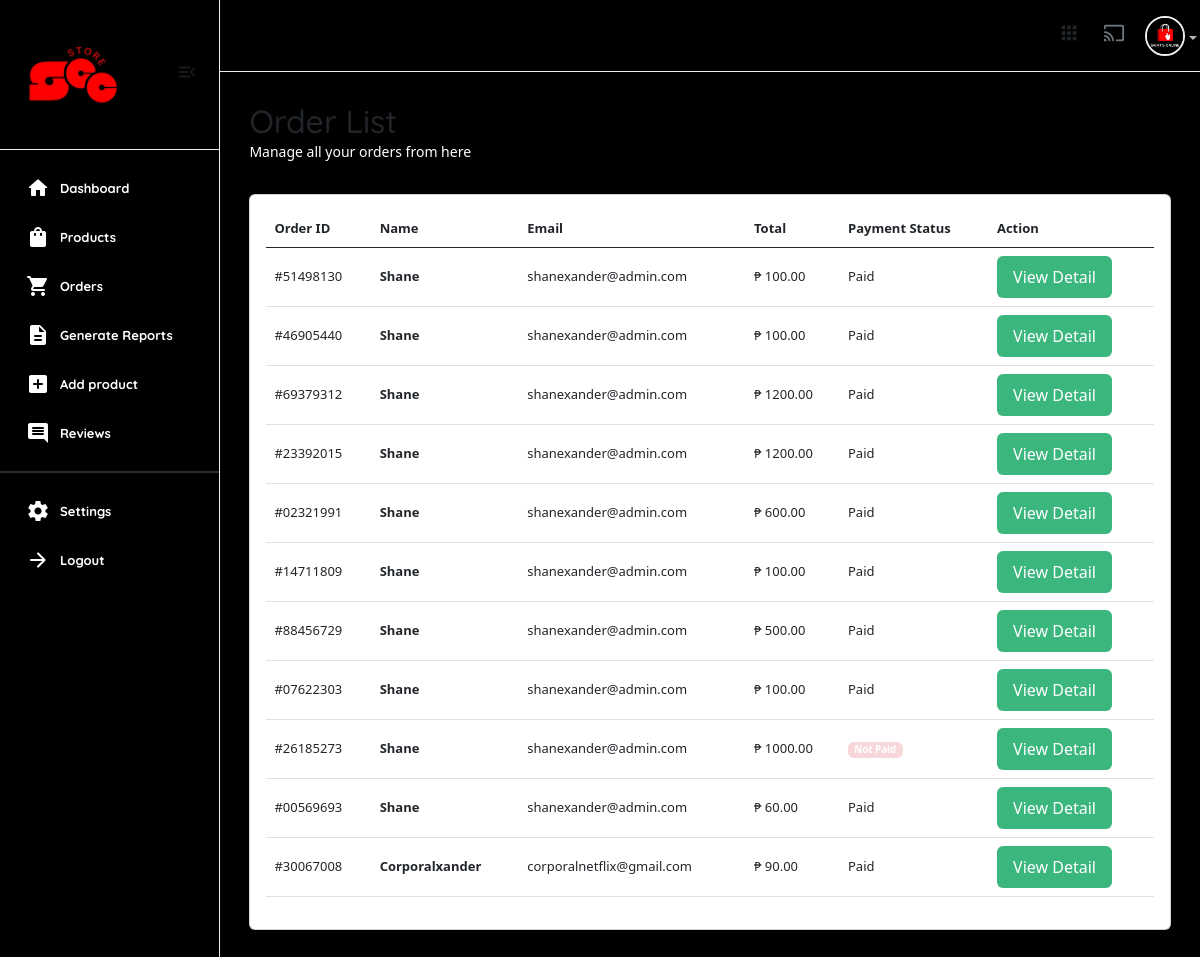
Page /useradmin/orders/ (signed in) on the committed database.
### userauths/models.py (models this page shows, shortened)
class User(AbstractUser):
    email = models.EmailField(unique=True)
    username = models.CharField(max_length=100)
    bio = models.CharField(max_length=100)
    password = models.CharField(max_length=255)
    avatar = models.ImageField(upload_to='image/')
    USERNAME_FIELD = "email"
    REQUIRED_FIELDS = ['username']

class Profile(models.Model):
    user = models.OneToOneField(User, on_delete=models.CASCADE)
    image = models.ImageField(upload_to="image")
    full_name = models.CharField(max_length=200, null=True, blank=True)
    bio = models.CharField(max_length=200, null=True, blank=True)
    phone = models.CharField(max_length=200) # +234 (456) - 789
    address = models.CharField(max_length=200, null=True, blank=True)
    country = models.CharField(max_length=200, null=True, blank=True)
    relative_students = models.ManyToManyField(User, blank=True, related_name='parents', symmetrical=False)
    verified = models.BooleanField(default=False)

### core/models.py (models this page shows)
class CartOrder(models.Model):
    user = models.ForeignKey(User, on_delete=models.CASCADE,)
    full_name = models.CharField(max_length=100, null=True, blank=True)
    email = models.CharField(max_length=100, null=True, blank=True)
    phone = models.CharField(max_length=100, null=True, blank=True)
    address = models.CharField(max_length=100, null=True, blank=True)
    city = models.CharField(max_length=100, null=True, blank=True)
    state = models.CharField(max_length=100, null=True, blank=True)
    country = models.CharField(max_length=100, null=True, blank=True)
    price = models.DecimalField(max_digits=12, decimal_places=2, default="1.99")
    vat = models. DecimalField(max_digits=12, decimal_places=2, default="0.00")
    saved = models.DecimalField(max_digits=12, decimal_places=2, default="0.00")
    coupons = models.ManyToManyField("core.Coupon", blank=True)
    paid_status = models.BooleanField(default=False)
    order_date = models.DateTimeField(auto_now_add=False, null=True, default=timezone.now)
    product_status = models.CharField(choices=STATUS_CHOICES, max_length=30, default="processing")
    sku = ShortUUIDField(null=True, blank=True, length=5, prefix="SKU", max_length=20, alphabet="abcd1234")
    oid = ShortUUIDField(null=True, blank=True, length=8, max_length=20, alphabet="1234567890")
    date = models.DateTimeField(default=timezone.now, null=True, blank=True)
    stripe_payment_intent = models.CharField(max_length=1000, null=True, blank=True)
    class Meta:
        verbose_name_plural = "Cart Order"

### useradmin/views.py (the view)
# urls.py: path("orders/", views.orders, name="orders"),
@user_passes_test(is_admin)
def orders(request):
    orders = CartOrder.objects.all()
    context = {
        'orders':orders,
    }
    return render(request, "useradmin/orders.html", context)

### core/context_processor.py (called while the page is built)
def default(request):
    categories = Category.objects.all()
    vendors = Vendor.objects.all()
    min_max_price = Product.objects.aggregate(Min("price"), Max("price"))
    try:
        address = Address.objects.get(user=request.user)
    except:
        address = None
    return {
        'categories': categories,
        'address':address,
        'vendors': vendors,
        'min_max_price':min_max_price
    }

### useradmin/views.py (called while the page is built)
def is_admin(user):
    return user.groups.filter(name='Staff').exists()

### templates/useradmin/orders.html (shortened to what this page needs)
{% extends 'useradmin/base.html' %}
{% load static %}
{% load humanize %}
{% block content %}
<section class="content-main">
    <div class="content-header">
        <div>
            <h2 class="content-title cards-title">Order List</h2>
            <p>Manage all your orders from here</p>
        </div>
    </div>
    <div class="card mb-4">
        <div class="card-body">
            <div class="table-responsive">
                <table class="table table-hover">
                    <thead>
                            <tr>
                            <th>Order ID</th>
                            <th scope="col">Name</th>
                            <th scope="col">Email</th>
                            <th scope="col">Total</th>
                            <th scope="col">Payment Status</th>
                            <th scope="col">Action</th>
                        </tr>
                    </thead>
                    <tbody>
                        {% for c in orders %}
                            <tr>
                                <td>#{{c.oid}}</td>
                                <td><b>{{c.full_name|title}}</b></td>
                                <td>{{c.email}}</td>
                                <td>₱ {{c.price}}</td>
                                {% if c.paid_status == True %}
                                    <td>Paid</td>
                                {% else %}
                                    <td><span class="badge alert-danger">Not Paid</span></td>
                                {% endif %}
                                <td>
                                    <a href="{% url 'useradmin:order_detail' c.id %}" class="btn btn-md rounded font-sm">View Detail</a>
                                </td>
                            </tr>
                        {% endfor %}
                    </tbody>
                </table>
            </div>
        </div>
    </div>
</section>
{% endblock content %}

### templates/useradmin/base.html (shortened to what this page needs)
{% load static %}
<!DOCTYPE html>
<html lang="en">
    <head>
        <link href="{% static 'assets2/css/main.css' %}" rel="stylesheet" type="text/css" />
        <link rel="stylesheet" href="https://cdnjs.cloudflare.com/ajax/libs/font-awesome/6.0.0/css/all.min.css" />
        <link href="https://cdn.jsdelivr.net/npm/select2@4.0.13/dist/css/select2.min.css" rel="stylesheet" />
        <link href="https://cdn.datatables.net/v/bs5/moment-2.29.4/jszip-3.10.1/dt-2.2.2/af-2.7.0/b-3.2.2/b-html5-3.2.2/b-print-3.2.2/cr-2.0.4/date-1.5.5/fc-5.0.4/fh-4.0.1/kt-2.12.1/r-3.0.4/rg-1.5.1/rr-1.5.0/sc-2.4.3/sb-1.8.2/sp-2.3.3/sl-3.0.0/datatables.min.css" rel="stylesheet">
        <link href="https://cdn.jsdelivr.net/npm/bootstrap@5.0.2/dist/css/bootstrap.min.css" rel="stylesheet">
        <link rel="stylesheet" href="{% static 'css/dataTables.bootstrap4.min.css' %}">
        <link rel="stylesheet" href="https://cdn.datatables.net/buttons/2.4.2/css/buttons.bootstrap4.min.css">
        <link href="https://cdn.jsdelivr.net/npm/bootstrap@5.3.0/dist/css/bootstrap.min.css" rel="stylesheet">
        <link href="https://cdn.jsdelivr.net/npm/bootstrap-icons@1.10.5/font/bootstrap-icons.css" rel="stylesheet">
    </head>
    <body>
        <aside class="navbar-aside" id="offcanvas_aside">
            <div class="aside-top">
                <a href="{% url 'useradmin:dashboard' %}" class="brand-wrap">
                    <img src="{% static 'assets/imgs/theme/owshit.png' %}" class="logo" alt="E-commerce Dashboard" />
                </a>
                <div>
                    <button class="btn btn-icon btn-aside-minimize"><i class="text-muted material-icons md-menu_open"> </i></button>
                </div>
            </div>
            <nav>
                <ul class="menu-aside">
                    <li class="menu-item active">
                        <a class="menu-link" href="{% url 'useradmin:dashboard' %}">
                            <i class="icon material-icons md-home"></i>
                            <span class="text">Dashboard</span>
                        </a>
                    </li>
                    <li class="menu-item">
                        <a class="menu-link" href="{% url 'useradmin:dashboard-products' %}">
                            <i class="icon material-icons md-shopping_bag"></i>
                            <span class="text">Products</span>
                        </a>
                    </li>
                    <li class="menu-item">
                        <a class="menu-link" href="{% url 'useradmin:orders' %}">
                            <i class="icon material-icons md-shopping_cart"></i>
                            <span class="text">Orders</span>
                        </a>
                    </li>
                    <li class="menu-item ">
                        <a class="menu-link" href="{% url 'useradmin:generate-reports' %}">
                            <i class="icon material-icons md-description"></i>
                            <span class="text">Generate Reports</span>
                        </a>
                    </li>
                    <li class="menu-item ">
                        <a class="menu-link" href="{% url 'useradmin:dashboard-add-products' %}">
                            <i class="icon material-icons md-add_box"></i>
                            <span class="text">Add product</span>
                        </a>
                    </li>
                    <li class="menu-item">
                        <a class="menu-link" href="{% url 'useradmin:reviews'%}">
                            <i class="icon material-icons md-comment"></i>
                            <span class="text">Reviews</span>
                        </a>
                    </li>
                </ul>
                <hr />
                <ul class="menu-aside">
                    <li class="menu-item">
                        <a class="menu-link" href="{% url 'useradmin:settings' %}">
                            <i class="icon material-icons md-settings"></i>
                            <span class="text">Settings</span>
                        </a>
                    </li>
                    <li class="menu-item">
                        <a class="menu-link" href="{% url 'userauths:sign-out' %}">
                            <i class="icon material-icons md-arrow_forward"></i>
                            <span class="text">Logout</span>
                        </a>
                    </li>
                </ul>
                <br />
                <br />
            </nav>
        </aside>
        <main class="main-wrap">
             <header class="main-header navbar">
                <div class="col-nav">
                    <button class="btn btn-icon btn-mobile me-auto" data-trigger="#offcanvas_aside"><i class="material-icons md-apps"></i></button>
                    <ul class="nav">
                        <li class="nav-item">
                            <a href="#" class="requestfullscreen nav-link btn-icon"><i class="material-icons md-cast"></i></a>
                        </li>
                        <li class="dropdown nav-item">
                            <a class="dropdown-toggle" data-bs-toggle="dropdown" href="#" id="dropdownAccount" aria-expanded="false">
                                {% if request.user.profile.image %}
                                <img class="img-xs rounded-circle" src="{{request.user.profile.image.url}}" alt="User" />
                                {% else %}
                                <img class="img-xs rounded-circle" src="https://www.shutterstock.com/image-vector/vector-flat-illustration-grayscale-avatar-600nw-2281862025.jpg" alt="User" />
                                {% endif %}
                            </a>
                        </li>
                    </ul>
                </div>
            </header>
            {% block content %}
            {% endblock content %}
        </main>
    </body>
</html>

### rows in the picture
User: user.profile.image (picture)
CartOrder: oid "51498130", full_name "Shane", email "shanexander@admin.com", price "100.00", paid_status "Paid"
CartOrder: oid "46905440", full_name "Shane", email "shanexander@admin.com", price "100.00", paid_status "Paid"
CartOrder: oid "69379312", full_name "Shane", email "shanexander@admin.com", price "1200.00", paid_status "Paid"
CartOrder: oid "23392015", full_name "Shane", email "shanexander@admin.com", price "1200.00", paid_status "Paid"
CartOrder: oid "02321991", full_name "Shane", email "shanexander@admin.com", price "600.00", paid_status "Paid"
CartOrder: oid "14711809", full_name "Shane", email "shanexander@admin.com", price "100.00", paid_status "Paid"
CartOrder: oid "88456729", full_name "Shane", email "shanexander@admin.com", price "500.00", paid_status "Paid"
CartOrder: oid "07622303", full_name "Shane", email "shanexander@admin.com", price "100.00", paid_status "Paid"
CartOrder: oid "26185273", full_name "Shane", email "shanexander@admin.com", price "1000.00", paid_status "Not Paid"
CartOrder: oid "00569693", full_name "Shane", email "shanexander@admin.com", price "60.00", paid_status "Paid"
CartOrder: oid "30067008", full_name "Corporalxander", email "corporalnetflix@gmail.com", price "90.00", paid_status "Paid"
